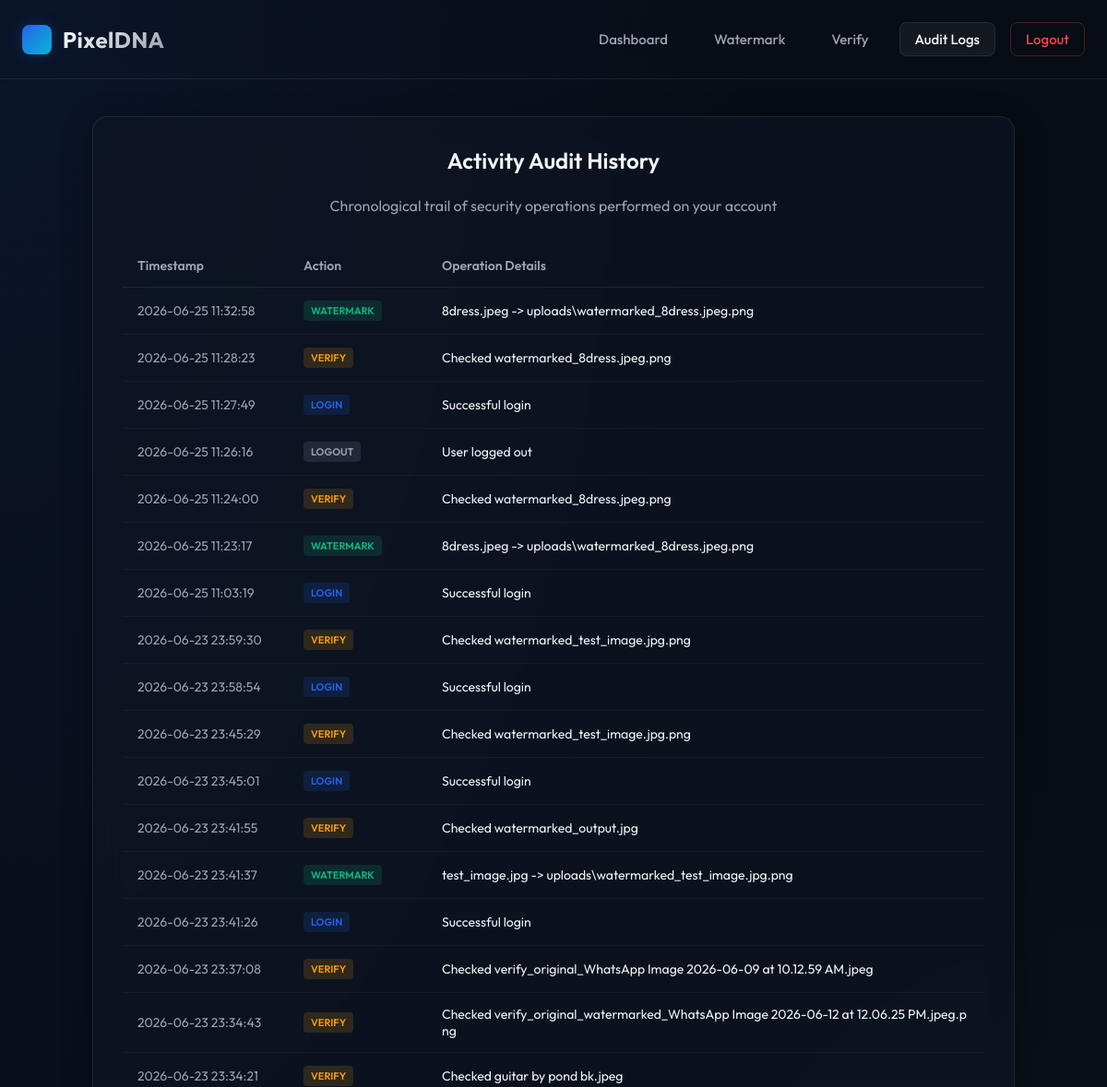
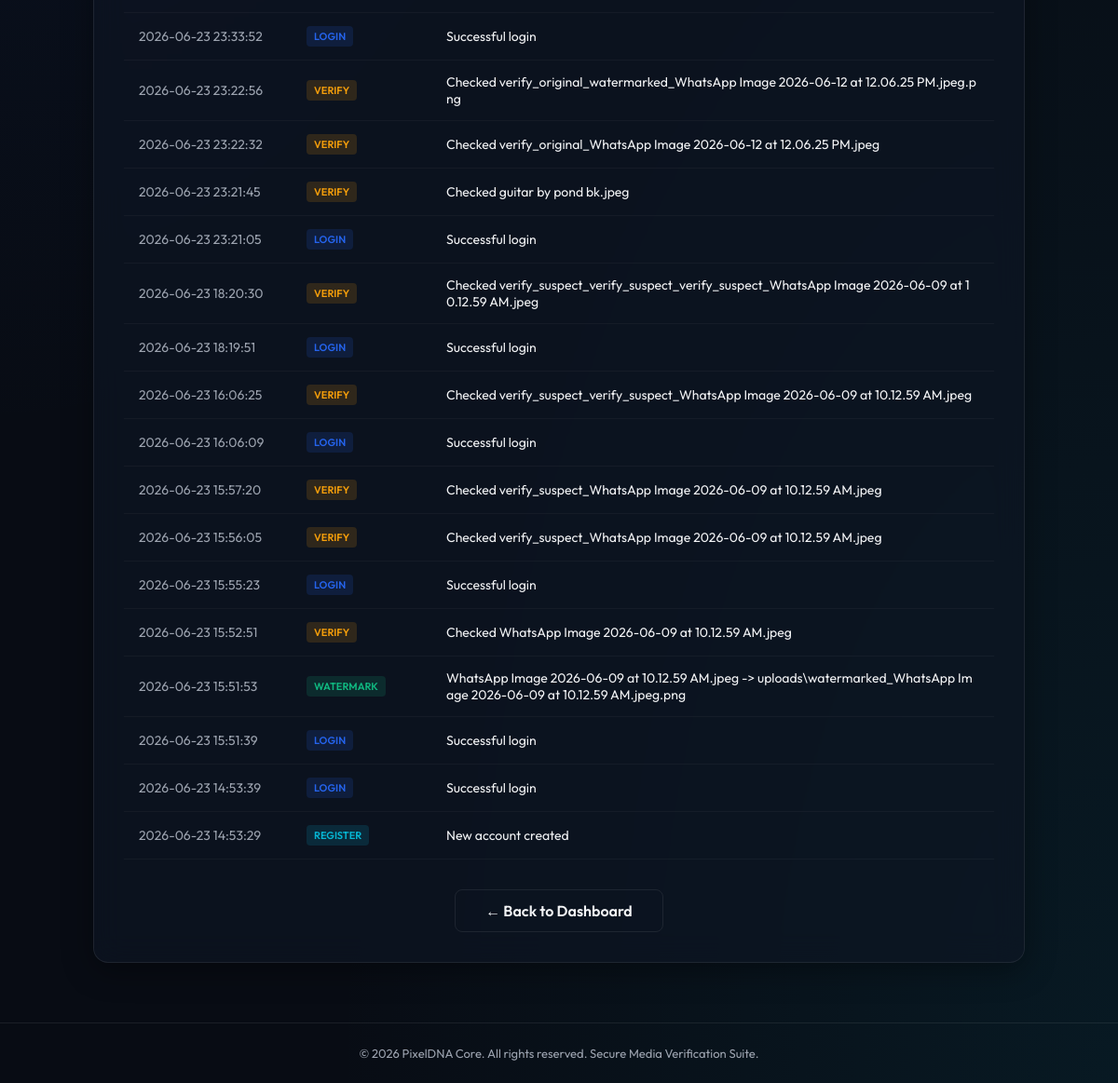
Screenshot of /audit (signed in) with the database file from the repository (2 pictures, top to bottom).
### tables this page shows
CREATE TABLE audit_log (
            id INTEGER PRIMARY KEY AUTOINCREMENT,
            username TEXT NOT NULL,
            action TEXT NOT NULL,
            details TEXT,
            timestamp TEXT NOT NULL
        );

### app.py (the view)
@app.route("/audit")
@login_required
def audit():
    logs = get_audit_log(current_user.username)
    logs = sorted(logs, key=lambda x: x[4], reverse=True)
    return render_template("audit.html", logs=logs)

### app.py (called while the page is built)
@login_manager.user_loader
def load_user(user_id):
    conn = sqlite3.connect("database.db")
    cursor = conn.cursor()
    cursor.execute("SELECT id, username, password_hash FROM users WHERE id = ?", (user_id,))
    row = cursor.fetchone()
    conn.close()
    if row:
        return User(row[0], row[1], row[2])
    return None

### audit.py (called while the page is built)
def get_audit_log(username=None):
    conn = sqlite3.connect(DB_PATH)
    cursor = conn.cursor()
    if username:
        cursor.execute("SELECT * FROM audit_log WHERE username = ?", (username,))
    else:
        cursor.execute("SELECT * FROM audit_log")
    rows = cursor.fetchall()
    conn.close()
    return rows

### templates/audit.html (shortened to what this page needs)
<!DOCTYPE html>
<html lang="en">
<head>
    <link rel="stylesheet" href="{{ url_for('static', filename='style.css') }}">
</head>
<body>
    <header>
        <div class="logo-container">
            <div class="logo-icon"></div>
            <div class="logo-text">PixelDNA</div>
        </div>
        <nav>
            <a href="{{ url_for('dashboard') }}">Dashboard</a>
            <a href="{{ url_for('upload') }}">Watermark</a>
            <a href="{{ url_for('verify') }}">Verify</a>
            <a href="{{ url_for('audit') }}" class="active">Audit Logs</a>
            <a href="{{ url_for('logout') }}" class="nav-btn" style="border: 1px solid rgba(239, 68, 68, 0.3); color: var(--danger);">Logout</a>
        </nav>
    </header>
    <div class="main-container">
        <div class="glass-card wide">
            <h2>Activity Audit History</h2>
            <p class="subtitle" style="margin-bottom: 32px;">Chronological trail of security operations performed on your account</p>
            {% if logs %}
            <div class="table-container">
                <table>
                    <thead>
                        <tr>
                            <th>Timestamp</th>
                            <th>Action</th>
                            <th>Operation Details</th>
                        </tr>
                    </thead>
                    <tbody>
                        {% for log in logs %}
                        <tr>
                            <td style="color: var(--text-secondary); width: 180px;">{{ log[4] }}</td>
                            <td style="width: 150px;">
                                {% set action_lower = log[2]|lower %}
                                {% if 'register' in action_lower %}
                                    <span class="badge register">Register</span>
                                {% elif 'login' in action_lower %}
                                    <span class="badge login">Login</span>
                                {% elif 'logout' in action_lower %}
                                    <span class="badge logout">Logout</span>
                                {% elif 'watermark' in action_lower %}
                                    <span class="badge watermark">Watermark</span>
                                {% elif 'verify' in action_lower %}
                                    <span class="badge verify">Verify</span>
                                {% else %}
                                    <span class="badge" style="background-color: rgba(255,255,255,0.08);">{{ log[2] }}</span>
                                {% endif %}
                            </td>
                            <td style="word-break: break-all;">{{ log[3] }}</td>
                        </tr>
                        {% endfor %}
                    </tbody>
                </table>
            </div>
            {% else %}
            <div style="text-align: center; padding: 40px 20px; color: var(--text-secondary);">
                <p>No activity logs found for your account yet.</p>
                <p style="font-size: 13px; margin-top: 8px;">Logs will appear here once you embed watermarks or run verification tests.</p>
            </div>
            {% endif %}
            <div style="text-align: center; margin-top: 32px;">
                <a href="{{ url_for('dashboard') }}" class="btn btn-secondary" style="width: auto; padding: 12px 32px;">&larr; Back to Dashboard</a>
            </div>
        </div>
    </div>
    <footer>
        &copy; 2026 PixelDNA Core. All rights reserved. Secure Media Verification Suite.
    </footer>
</body>
</html>

### static/style.css (style rules this page uses)
:root { --bg-color: #080c14; --card-bg: rgba(15, 22, 36, 0.65); --border-color: rgba(255, 255, 255, 0.08); --text-primary: #f3f4f6; --text-secondary: #9ca3af; --accent-blue: #2563eb; --accent-cyan: #06b6d4; --accent-glow: rgba(37, 99, 235, 0.25); --success: #10b981; --danger: #ef4444; --warning: #f59e0b; }
* { box-sizing: border-box; margin: 0; padding: 0; font-family: 'Outfit', sans-serif; }
body { background-color: var(--bg-color); background-image: radial-gradient(at 0% 0%, rgba(37, 99, 235, 0.1) 0px, transparent 50%), radial-gradient(at 100% 100%, rgba(6, 182, 212, 0.08) 0px, transparent 50%); background-attachment: fixed; color: var(--text-primary); min-height: 100vh; display: flex; flex-direction: column; align-items: center; justify-content: flex-start; }
header { width: 100%; max-width: 1200px; padding: 24px; display: flex; justify-content: space-between; align-items: center; border-bottom: 1px solid var(--border-color); }
.logo-container { display: flex; align-items: center; gap: 12px; }
.logo-icon { width: 32px; height: 32px; background: linear-gradient(135deg, var(--accent-blue), var(--accent-cyan)); border-radius: 8px; box-shadow: 0 0 15px var(--accent-glow); }
.logo-text { font-size: 24px; font-weight: 700; background: linear-gradient(135deg, #ffffff, #9ca3af); -webkit-background-clip: text; -webkit-text-fill-color: transparent; letter-spacing: 0.5px; }
nav { display: flex; gap: 16px; }
nav a, .nav-btn { text-decoration: none; color: var(--text-secondary); font-size: 15px; font-weight: 500; padding: 8px 16px; border-radius: 8px; transition: all 0.3s ease; border: 1px solid transparent; }
nav a:hover, nav a.active { color: var(--text-primary); background-color: rgba(255, 255, 255, 0.05); border-color: var(--border-color); }
.main-container { width: 100%; max-width: 1200px; padding: 40px 24px; flex-grow: 1; display: flex; flex-direction: column; align-items: center; }
.glass-card { background: var(--card-bg); backdrop-filter: blur(16px); -webkit-backdrop-filter: blur(16px); border: 1px solid var(--border-color); border-radius: 16px; padding: 32px; width: 100%; max-width: 550px; box-shadow: 0 8px 32px 0 rgba(0, 0, 0, 0.37); margin-bottom: 24px; transition: transform 0.3s ease, box-shadow 0.3s ease; }
.glass-card.wide { max-width: 1000px; }
h2 { font-size: 24px; font-weight: 600; margin-bottom: 24px; text-align: center; color: var(--text-primary); }
p.subtitle { color: var(--text-secondary); text-align: center; margin-bottom: 40px; font-size: 16px; }
.btn { display: inline-block; width: 100%; padding: 12px 24px; background: linear-gradient(135deg, var(--accent-blue), var(--accent-cyan)); color: #ffffff; border: none; border-radius: 8px; font-size: 16px; font-weight: 600; cursor: pointer; transition: all 0.3s ease; text-align: center; text-decoration: none; box-shadow: 0 4px 15px rgba(37, 99, 235, 0.2); }
.btn-secondary { background: transparent; border: 1px solid var(--border-color); box-shadow: none; color: var(--text-primary); }
.table-container { overflow-x: auto; width: 100%; margin-top: 16px; }
table { width: 100%; border-collapse: collapse; text-align: left; }
th { padding: 14px 16px; font-size: 14px; font-weight: 600; color: var(--text-secondary); border-bottom: 1px solid var(--border-color); }
td { padding: 14px 16px; font-size: 14px; color: var(--text-primary); border-bottom: 1px solid rgba(255, 255, 255, 0.04); }
.badge { display: inline-block; padding: 4px 8px; border-radius: 4px; font-size: 11px; font-weight: 600; text-transform: uppercase; }
.badge.login { background-color: rgba(37, 99, 235, 0.15); color: var(--accent-blue); }
.badge.logout { background-color: rgba(156, 163, 175, 0.15); color: var(--text-secondary); }
.badge.register { background-color: rgba(6, 182, 212, 0.15); color: var(--accent-cyan); }
.badge.watermark { background-color: rgba(16, 185, 129, 0.15); color: var(--success); }
.badge.verify { background-color: rgba(245, 158, 11, 0.15); color: var(--warning); }
footer { width: 100%; max-width: 1200px; padding: 24px; text-align: center; font-size: 13px; color: var(--text-secondary); border-top: 1px solid var(--border-color); margin-top: auto; }

### rows the page displays
audit_log: timestamp "2026-06-25 11:32:58", shows "WATERMARK", details "8dress.jpeg -> uploads\\watermarked_8dress.jpeg.png"
audit_log: timestamp "2026-06-25 11:28:23", shows "VERIFY", details "Checked watermarked_8dress.jpeg.png"
audit_log: timestamp "2026-06-25 11:27:49", shows "LOGIN", details "Successful login"
audit_log: timestamp "2026-06-25 11:26:16", shows "LOGOUT", details "User logged out"
audit_log: timestamp "2026-06-25 11:24:00", shows "VERIFY", details "Checked watermarked_8dress.jpeg.png"
audit_log: timestamp "2026-06-25 11:23:17", shows "WATERMARK", details "8dress.jpeg -> uploads\\watermarked_8dress.jpeg.png"
audit_log: timestamp "2026-06-25 11:03:19", shows "LOGIN", details "Successful login"
audit_log: timestamp "2026-06-23 23:59:30", shows "VERIFY", details "Checked watermarked_test_image.jpg.png"
audit_log: timestamp "2026-06-23 23:58:54", shows "LOGIN", details "Successful login"
audit_log: timestamp "2026-06-23 23:45:29", shows "VERIFY", details "Checked watermarked_test_image.jpg.png"
audit_log: timestamp "2026-06-23 23:45:01", shows "LOGIN", details "Successful login"
audit_log: timestamp "2026-06-23 23:41:55", shows "VERIFY", details "Checked watermarked_output.jpg"
audit_log: timestamp "2026-06-23 23:41:37", shows "WATERMARK", details "test_image.jpg -> uploads\\watermarked_test_image.jpg.png"
audit_log: timestamp "2026-06-23 23:41:26", shows "LOGIN", details "Successful login"
audit_log: timestamp "2026-06-23 23:37:08", shows "VERIFY", details "Checked verify_original_WhatsApp Image 2026-06-09 at 10.12.59 AM.jpeg"
audit_log: timestamp "2026-06-23 23:34:43", shows "VERIFY", details "Checked verify_original_watermarked_WhatsApp Image 2026-06-12 at 12.06.25 PM.jpeg.png"
audit_log: timestamp "2026-06-23 23:34:21", shows "VERIFY", details "Checked guitar by pond bk.jpeg"
audit_log: timestamp "2026-06-23 23:33:52", shows "LOGIN", details "Successful login"
audit_log: timestamp "2026-06-23 23:22:56", shows "VERIFY", details "Checked verify_original_watermarked_WhatsApp Image 2026-06-12 at 12.06.25 PM.jpeg.png"
audit_log: timestamp "2026-06-23 23:22:32", shows "VERIFY", details "Checked verify_original_WhatsApp Image 2026-06-12 at 12.06.25 PM.jpeg"
audit_log: timestamp "2026-06-23 23:21:45", shows "VERIFY", details "Checked guitar by pond bk.jpeg"
audit_log: timestamp "2026-06-23 23:21:05", shows "LOGIN", details "Successful login"
audit_log: timestamp "2026-06-23 18:20:30", shows "VERIFY", details "Checked verify_suspect_verify_suspect_verify_suspect_WhatsApp Image 2026-06-09 at 10.12.59 AM.jpeg"
audit_log: timestamp "2026-06-23 18:19:51", shows "LOGIN", details "Successful login"
audit_log: timestamp "2026-06-23 16:06:25", shows "VERIFY", details "Checked verify_suspect_verify_suspect_WhatsApp Image 2026-06-09 at 10.12.59 AM.jpeg"
audit_log: timestamp "2026-06-23 16:06:09", shows "LOGIN", details "Successful login"
audit_log: timestamp "2026-06-23 15:57:20", shows "VERIFY", details "Checked verify_suspect_WhatsApp Image 2026-06-09 at 10.12.59 AM.jpeg"
audit_log: timestamp "2026-06-23 15:56:05", shows "VERIFY", details "Checked verify_suspect_WhatsApp Image 2026-06-09 at 10.12.59 AM.jpeg"
audit_log: timestamp "2026-06-23 15:55:23", shows "LOGIN", details "Successful login"
audit_log: timestamp "2026-06-23 15:52:51", shows "VERIFY", details "Checked WhatsApp Image 2026-06-09 at 10.12.59 AM.jpeg"
audit_log: timestamp "2026-06-23 15:51:53", shows "WATERMARK", details "WhatsApp Image 2026-06-09 at 10.12.59 AM.jpeg -> uploads\\watermarked_WhatsApp Image 2026-06-09 at 10.12.59 AM.jpeg.png"
audit_log: timestamp "2026-06-23 15:51:39", shows "LOGIN", details "Successful login"
audit_log: timestamp "2026-06-23 14:53:39", shows "LOGIN", details "Successful login"
audit_log: timestamp "2026-06-23 14:53:29", shows "REGISTER", details "New account created"
